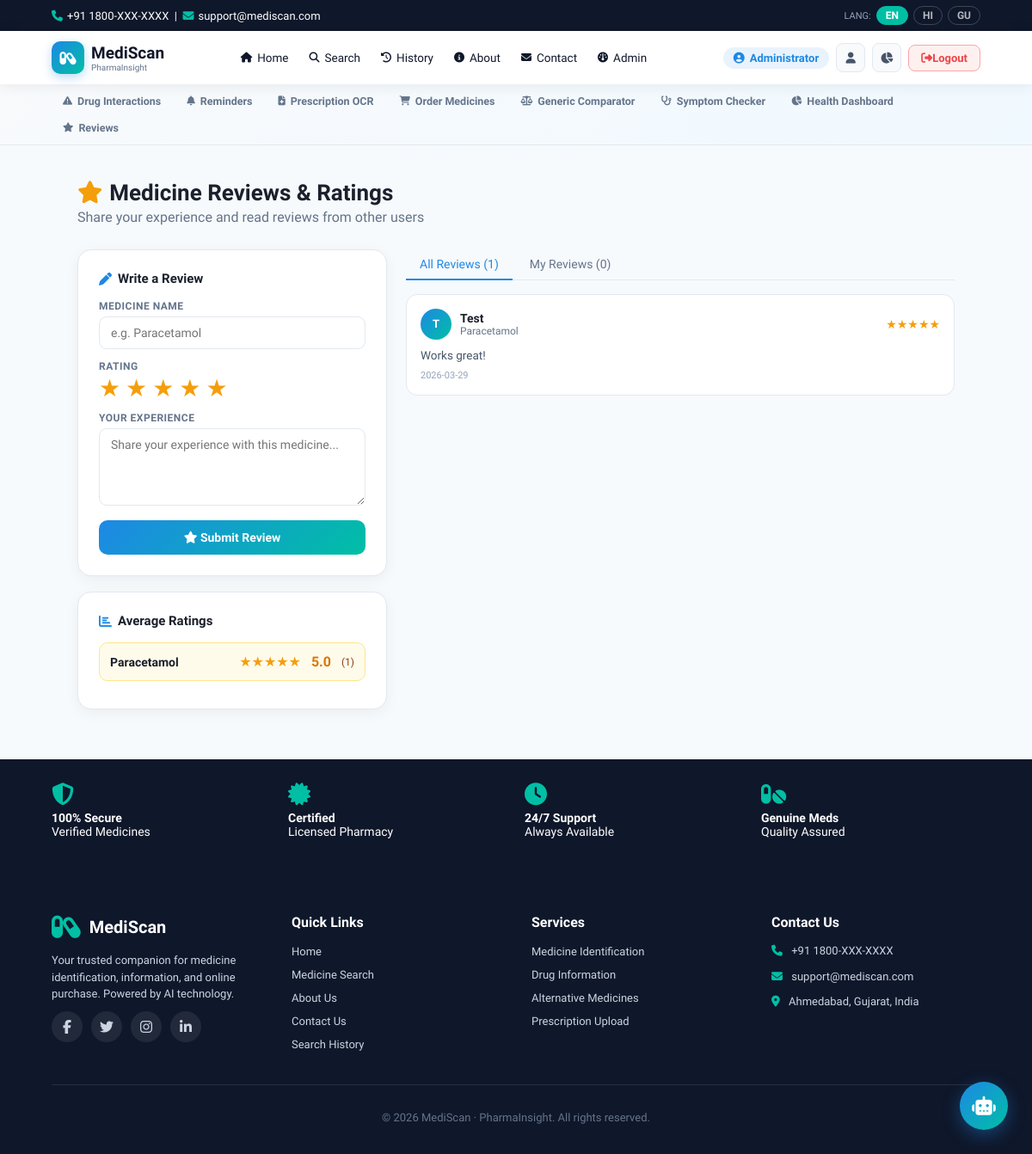
/reviews (signed in), run on the app's committed database.
### tables this page shows
CREATE TABLE reviews (
        id INTEGER PRIMARY KEY AUTOINCREMENT,
        user_id INTEGER NOT NULL,
        medicine_name TEXT NOT NULL,
        rating INTEGER NOT NULL CHECK(rating BETWEEN 1 AND 5),
        review_text TEXT,
        created_at DATETIME DEFAULT CURRENT_TIMESTAMP,
        FOREIGN KEY(user_id) REFERENCES users(id)
    );

CREATE TABLE users (
            id INTEGER PRIMARY KEY AUTOINCREMENT,
            name VARCHAR(100),
            email VARCHAR(150) UNIQUE,
            phone VARCHAR(15),
            password VARCHAR(255),
            created_at DATETIME DEFAULT CURRENT_TIMESTAMP
        , is_admin INTEGER DEFAULT 0, language TEXT DEFAULT 'en');

### routes/features.py (the view, shortened to what this page needs)
@feat_bp.route("/reviews", methods=["GET","POST"])
@login_required
def reviews():
    message = None
    conn = get_db()
    all_reviews = conn.execute(
        """SELECT r.*, u.name as user_name
           FROM reviews r JOIN users u ON u.id=r.user_id
           ORDER BY r.id DESC""").fetchall()
    my_reviews = conn.execute(
        "SELECT * FROM reviews WHERE user_id=? ORDER BY id DESC",
        (session["user_id"],)).fetchall()
    avg_ratings = conn.execute(
        "SELECT medicine_name, ROUND(AVG(rating),1) as avg, COUNT(*) as cnt FROM reviews GROUP BY medicine_name ORDER BY avg DESC"
    ).fetchall()
    conn.close()
    return render_template("reviews.html",
                           all_reviews=all_reviews,
                           my_reviews=my_reviews,
                           avg_ratings=avg_ratings,
                           message=message)

### database.py (called while the page is built)
def get_db():
    conn = sqlite3.connect(DB_NAME)
    conn.row_factory = sqlite3.Row
    conn.execute("PRAGMA foreign_keys = ON")
    return conn

### routes/features.py (called while the page is built)
def login_required(f):
    @wraps(f)
    def dec(*a, **kw):
        if "user_id" not in session:
            return redirect(url_for("auth.login"))
        return f(*a, **kw)
    return dec

### templates/reviews.html (shortened to what this page needs)
<!DOCTYPE html><html lang="en"><head>
<link rel="stylesheet" href="https://cdnjs.cloudflare.com/ajax/libs/font-awesome/6.5.0/css/all.min.css">
</head><body>
{% include "header.html" %}
<div class="page">
  <div class="page-head">
    <h1><i class="fa fa-star" style="color:#f59e0b;margin-right:8px;"></i>Medicine Reviews & Ratings</h1>
    <p>Share your experience and read reviews from other users</p>
  </div>
  <div class="layout">
    <div>
      <div class="card">
        <h3><i class="fa fa-pen"></i>Write a Review</h3>
        <form method="POST">
          <div class="fg"><label>Medicine Name</label><input type="text" name="medicine_name" placeholder="e.g. Paracetamol" required></div>
          <div class="fg">
            <label>Rating</label>
            <div class="star-row" id="starRow">
              {% for i in range(1,6) %}<span class="star" data-val="{{ i }}" onclick="setRating({{ i }})">★</span>{% endfor %}
            </div>
          </div>
          <div class="fg"><label>Your Experience</label><textarea name="review_text" placeholder="Share your experience with this medicine..."></textarea></div>
          <button class="btn" type="submit"><i class="fa fa-star"></i> Submit Review</button>
        </form>
      </div>
      {% if avg_ratings %}
      <div class="card">
        <h3><i class="fa fa-chart-bar"></i>Average Ratings</h3>
        {% for a in avg_ratings %}
        <div class="avg-card">
          <div class="avg-name">{{ a['medicine_name'] }}</div>
          <div class="avg-stars">{{ '★' * a['avg']|int }}{{ '☆' * (5 - a['avg']|int) }}</div>
          <div style="font-weight:800;color:#d97706;">{{ a['avg'] }}</div>
          <div class="avg-cnt">({{ a['cnt'] }})</div>
        </div>
        {% endfor %}
      </div>
      {% endif %}
    </div>
    <div>
      <div class="tabs-row">
        <button class="tab-btn active" onclick="showTab('all',this)">All Reviews ({{ all_reviews|length }})</button>
        <button class="tab-btn" onclick="showTab('mine',this)">My Reviews ({{ my_reviews|length }})</button>
      </div>
      <div id="tab-all" class="tab-pane active">
        {% for r in all_reviews %}
        <div class="review-card">
          <div class="rv-header">
            <div class="rv-avatar">{{ r['user_name'][0].upper() }}</div>
            <div><div class="rv-name">{{ r['user_name'] }}</div><div class="rv-med">{{ r['medicine_name'] }}</div></div>
            <div class="rv-stars">{{ '★' * r['rating'] }}{{ '☆' * (5-r['rating']) }}</div>
          </div>
          {% if r['review_text'] %}<div class="rv-text">{{ r['review_text'] }}</div>{% endif %}
          <div class="rv-date">{{ r['created_at'][:10] if r['created_at'] else '' }}</div>
        </div>
        {% else %}<p style="color:#94a3b8;text-align:center;padding:30px;">No reviews yet. Be the first!</p>{% endfor %}
      </div>
    </div>
  </div>
</div>
{% include "footer.html" %}
</body></html>

### templates/reviews.html (style rules this page uses)
body { background:#f7fafc;font-family:'Plus Jakarta Sans',sans-serif;color:#1a202c; }
.page { max-width:1060px;margin:0 auto;padding:40px 20px; }
.page-head { margin-bottom:28px; }
.page-head h1 { font-size:26px;font-weight:800; }
.page-head p { color:#64748b;margin-top:4px; }
.layout { display:grid;grid-template-columns:360px 1fr;gap:22px; }
.card { background:#fff;border-radius:16px;border:1.5px solid #e2e8f0;padding:24px;box-shadow:0 4px 16px rgba(0,0,0,.05);margin-bottom:18px; }
.card h3 { font-size:15px;font-weight:700;margin-bottom:16px;display:flex;align-items:center;gap:7px; }
.card h3 i { color:#1e88e5; }
.fg { margin-bottom:13px; }
.fg label { display:block;font-size:12px;font-weight:700;color:#64748b;margin-bottom:5px;text-transform:uppercase;letter-spacing:.5px; }
.fg input,.fg textarea,.fg select { width:100%;padding:10px 13px;border:1.5px solid #e2e8f0;border-radius:9px;font-size:14px;outline:none;font-family:inherit;transition:.2s; }
.fg textarea { height:90px;resize:vertical; }
.star-row { display:flex;gap:6px;margin-bottom:12px; }
.star { font-size:28px;cursor:pointer;color:#e2e8f0;transition:.15s;line-height:1; }
.star.lit,.star:hover~.star,.star:hover { color:#f59e0b; }
.btn { width:100%;padding:12px;background:linear-gradient(135deg,#1e88e5,#00bfa5);color:#fff;border:none;border-radius:10px;font-size:14px;font-weight:700;cursor:pointer;transition:.3s; }
.review-card { background:#fff;border:1.5px solid #e2e8f0;border-radius:13px;padding:16px;margin-bottom:12px;transition:.2s; }
.rv-header { display:flex;align-items:center;gap:10px;margin-bottom:8px; }
.rv-avatar { width:36px;height:36px;background:linear-gradient(135deg,#1e88e5,#00bfa5);border-radius:50%;display:flex;align-items:center;justify-content:center;color:#fff;font-size:13px;font-weight:700;flex-shrink:0; }
.rv-name { font-weight:700;font-size:14px; }
.rv-med { font-size:12px;color:#64748b; }
.rv-stars { color:#f59e0b;font-size:14px;margin-left:auto; }
.rv-text { font-size:13.5px;color:#475569;line-height:1.6; }
.rv-date { font-size:11px;color:#94a3b8;margin-top:6px; }
.avg-card { display:flex;align-items:center;gap:12px;padding:12px;background:#fffbeb;border:1.5px solid #fde68a;border-radius:10px;margin-bottom:8px; }
.avg-name { font-weight:700;font-size:14px;flex:1; }
.avg-stars { color:#f59e0b; }
.avg-cnt { font-size:12px;color:#92400e; }
.tabs-row { display:flex;gap:4px;border-bottom:1.5px solid #e2e8f0;margin-bottom:16px; }
.tab-btn { padding:9px 16px;border:none;background:none;font-family:inherit;font-size:14px;font-weight:500;color:#64748b;cursor:pointer;border-bottom:2px solid transparent;margin-bottom:-1.5px;transition:.2s; }
.tab-btn.active { color:#1e88e5;border-bottom-color:#1e88e5; }
.tab-pane { display:none; }
.tab-pane.active { display:block; }

### templates/header.html (style rules this page uses)
:root { --p:#1e88e5;--s:#00bfa5;--dk:#0f172a;--gray:#64748b;--bg:#fff;--bdr:#e2e8f0; }
* { margin:0;padding:0;box-sizing:border-box;font-family:'Plus Jakarta Sans',sans-serif; }

### templates/footer.html (style rules this page uses)
:root { --primary:#1e88e5;--secondary:#00bfa5;--dark:#0f172a; }

### data on the page
reviews: medicine_name "Paracetamol", avg "★★★★★", avg "5.0", cnt "1", name "T", user_name "Test", rating "★★★★★", review_text "Works great!", created_at "2026-03-29"

### other printed values
{{ t.home }} "Home"
{{ t.search }} "Search"
{{ t.history }} "History"
{{ t.about }} "About"
{{ t.contact }} "Contact"
{{ t.admin }} "Admin"
{{ session.get('user_name','') }} "Administrator"
{{ t.logout }} "Logout"
{{ all_reviews|length }} "1"
{{ my_reviews|length }} "0"
